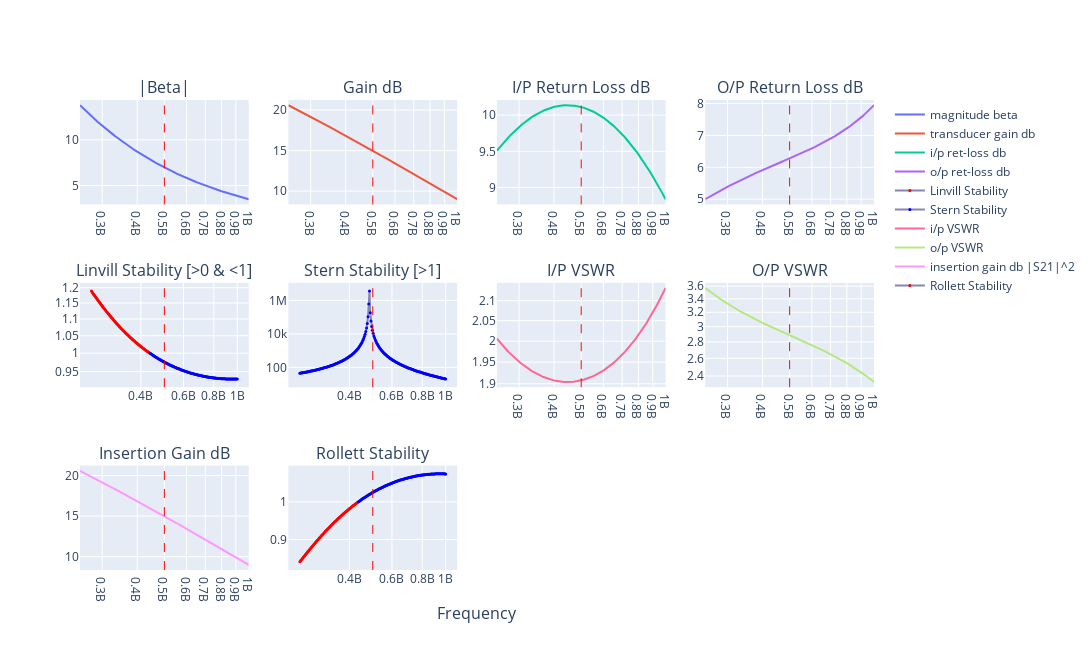

Here is the notebook cell this chart was saved with:
### Markdown cell above
# 2SC2498 - Feedback Amplifier

Work-in-progress - experimenting with filling out the Hybrid-Pi model...

### Code cell
import sys

sys.path.append("../../../lib")
from feedback import complex_fba

%matplotlib inline
%config InlineBackend.figure_format = 'svg'

# 2SC2498 - file:///home/bev/Documents/Radio/DataSheets/BJTs/2SC2498.pdf
eL = 1.75
eC = 0.2
n = complex_fba(
    F_mhz=500,  # 25,
    FT_mhz=3500,
    B0=80,
    Ie_mA=10,
    Rbp=1.0,
    Re=0,
    extLe_nH=eL,
    extLb_nH=eL,
    extLc_nH=eL,
    extCin_pF=eC,
    extCout_pF=eC,
    extCrev_pF=eC,
    Ccb_pF=0.95,
    Cce_pF=0.2,
    Cf_pF=100000,
    Lf_nH=0,
    Rf=51000,
    ZS_real=50,
    ZS_imag=0,
    ZL_real=50,
    ZL_imag=0,
    N=1,
    from_mhz=250,
    to_mhz=1000,
)
# print(n)
n.write_touchstone(
    "2SC2498_CE_Ie10mA_nbgen",
    dir="/home/bev/Documents/Radio/QUCS-S/Studies/0010_S_Touchtone_lib",
)

### Figure 1 — Plotly figure (JSON) as saved in the notebook; plotly's stock layout.template omitted (floating-point values rounded to 4 significant figures; data arrays with more than 128 entries replaced by an {"elided": "..."} marker saying what was removed)
{"data": [{"name": "magnitude beta", "type": "scatter", "x": {"elided": "200 float values"}, "xaxis": "x", "y": {"elided": "200 float values"}, "yaxis": "y"}, {"name": "transducer gain db", "type": "scatter", "x": {"elided": "200 float values"}, "xaxis": "x2", "y": {"elided": "200 float values"}, "yaxis": "y2"}, {"name": "i/p ret-loss db", "type": "scatter", "x": {"elided": "200 float values"}, "xaxis": "x3", "y": {"elided": "200 float values"}, "yaxis": "y3"}, {"name": "o/p ret-loss db", "type": "scatter", "x": {"elided": "200 float values"}, "xaxis": "x4", "y": {"elided": "200 float values"}, "yaxis": "y4"}, {"line": {"color": "#8585b5"}, "marker": {"color": {"elided": "200 str values"}, "size": 3}, "mode": "markers+lines", "name": "Linvill Stability", "type": "scatter", "x": {"elided": "200 float values"}, "xaxis": "x5", "y": {"elided": "200 float values"}, "yaxis": "y5"}, {"line": {"color": "#8585b5"}, "marker": {"color": {"elided": "200 str values"}, "size": 3}, "mode": "markers+lines", "name": "Stern Stability", "type": "scatter", "x": {"elided": "200 float values"}, "xaxis": "x6", "y": {"elided": "200 float values"}, "yaxis": "y6"}, {"name": "i/p VSWR", "type": "scatter", "x": {"elided": "200 float values"}, "xaxis": "x7", "y": {"elided": "200 float values"}, "yaxis": "y7"}, {"name": "o/p VSWR", "type": "scatter", "x": {"elided": "200 float values"}, "xaxis": "x8", "y": {"elided": "200 float values"}, "yaxis": "y8"}, {"name": "insertion gain db |S21|^2", "type": "scatter", "x": {"elided": "200 float values"}, "xaxis": "x9", "y": {"elided": "200 float values"}, "yaxis": "y9"}, {"line": {"color": "#8585b5"}, "marker": {"color": {"elided": "200 str values"}, "size": 3}, "mode": "markers+lines", "name": "Rollett Stability", "type": "scatter", "x": {"elided": "200 float values"}, "xaxis": "x10", "y": {"elided": "200 float values"}, "yaxis": "y10"}], "layout": {"annotations": [{"font": {"size": 16}, "showarrow": false, "text": "|Beta|", "x": 0.1062, "xanchor": "center", "xref": "paper", "y": 1, "yanchor": "bottom", "yref": "paper"}, {"font": {"size": 16}, "showarrow": false, "text": "Gain dB", "x": 0.3688, "xanchor": "center", "xref": "paper", "y": 1, "yanchor": "bottom", "yref": "paper"}, {"font": {"size": 16}, "showarrow": false, "text": "I/P Return Loss dB", "x": 0.6313, "xanchor": "center", "xref": "paper", "y": 1, "yanchor": "bottom", "yref": "paper"}, {"font": {"size": 16}, "showarrow": false, "text": "O/P Return Loss dB", "x": 0.8938, "xanchor": "center", "xref": "paper", "y": 1, "yanchor": "bottom", "yref": "paper"}, {"font": {"size": 16}, "showarrow": false, "text": "Linvill Stability [>0 & <1]", "x": 0.1062, "xanchor": "center", "xref": "paper", "y": 0.6111, "yanchor": "bottom", "yref": "paper"}, {"font": {"size": 16}, "showarrow": false, "text": "Stern Stability [>1]", "x": 0.3688, "xanchor": "center", "xref": "paper", "y": 0.6111, "yanchor": "bottom", "yref": "paper"}, {"font": {"size": 16}, "showarrow": false, "text": "I/P VSWR", "x": 0.6313, "xanchor": "center", "xref": "paper", "y": 0.6111, "yanchor": "bottom", "yref": "paper"}, {"font": {"size": 16}, "showarrow": false, "text": "O/P VSWR", "x": 0.8938, "xanchor": "center", "xref": "paper", "y": 0.6111, "yanchor": "bottom", "yref": "paper"}, {"font": {"size": 16}, "showarrow": false, "text": "Insertion Gain dB", "x": 0.1062, "xanchor": "center", "xref": "paper", "y": 0.2222, "yanchor": "bottom", "yref": "paper"}, {"font": {"size": 16}, "showarrow": false, "text": "Rollett Stability", "x": 0.3688, "xanchor": "center", "xref": "paper", "y": 0.2222, "yanchor": "bottom", "yref": "paper"}, {"font": {"size": 16}, "showarrow": false, "text": "Frequency", "x": 0.5, "xanchor": "center", "xref": "paper", "y": 0, "yanchor": "top", "yref": "paper", "yshift": -30}], "height": 650, "shapes": [{"line": {"color": "red", "dash": "dash", "width": 1}, "type": "line", "x0": 500000000, "x1": 500000000, "xref": "x", "y0": 0, "y1": 1, "yref": "y domain"}, {"line": {"color": "red", "dash": "dash", "width": 1}, "type": "line", "x0": 500000000, "x1": 500000000, "xref": "x2", "y0": 0, "y1": 1, "yref": "y2 domain"}, {"line": {"color": "red", "dash": "dash", "width": 1}, "type": "line", "x0": 500000000, "x1": 500000000, "xref": "x3", "y0": 0, "y1": 1, "yref": "y3 domain"}, {"line": {"color": "red", "dash": "dash", "width": 1}, "type": "line", "x0": 500000000, "x1": 500000000, "xref": "x4", "y0": 0, "y1": 1, "yref": "y4 domain"}, {"line": {"color": "red", "dash": "dash", "width": 1}, "type": "line", "x0": 500000000, "x1": 500000000, "xref": "x5", "y0": 0, "y1": 1, "yref": "y5 domain"}, {"line": {"color": "red", "dash": "dash", "width": 1}, "type": "line", "x0": 500000000, "x1": 500000000, "xref": "x6", "y0": 0, "y1": 1, "yref": "y6 domain"}, {"line": {"color": "red", "dash": "dash", "width": 1}, "type": "line", "x0": 500000000, "x1": 500000000, "xref": "x7", "y0": 0, "y1": 1, "yref": "y7 domain"}, {"line": {"color": "red", "dash": "dash", "width": 1}, "type": "line", "x0": 500000000, "x1": 500000000, "xref": "x8", "y0": 0, "y1": 1, "yref": "y8 domain"}, {"line": {"color": "red", "dash": "dash", "width": 1}, "type": "line", "x0": 500000000, "x1": 500000000, "xref": "x9", "y0": 0, "y1": 1, "yref": "y9 domain"}, {"line": {"color": "red", "dash": "dash", "width": 1}, "type": "line", "x0": 500000000, "x1": 500000000, "xref": "x10", "y0": 0, "y1": 1, "yref": "y10 domain"}], "width": 1400, "xaxis": {"anchor": "y", "autorange": true, "domain": [0, 0.2125], "range": [8.398, 9.0], "type": "log"}, "xaxis10": {"anchor": "y10", "autorange": true, "domain": [0.2625, 0.475], "range": [8.355, 9.043], "type": "log"}, "xaxis11": {"anchor": "y11", "domain": [0.525, 0.7375], "type": "log"}, "xaxis12": {"anchor": "y12", "domain": [0.7875, 1], "type": "log"}, "xaxis2": {"anchor": "y2", "autorange": true, "domain": [0.2625, 0.475], "range": [8.398, 9.0], "type": "log"}, "xaxis3": {"anchor": "y3", "autorange": true, "domain": [0.525, 0.7375], "range": [8.398, 9.0], "type": "log"}, "xaxis4": {"anchor": "y4", "autorange": true, "domain": [0.7875, 1], "range": [8.398, 9.0], "type": "log"}, "xaxis5": {"anchor": "y5", "autorange": true, "domain": [0, 0.2125], "range": [8.355, 9.043], "type": "log"}, "xaxis6": {"anchor": "y6", "autorange": true, "domain": [0.2625, 0.475], "range": [8.355, 9.043], "type": "log"}, "xaxis7": {"anchor": "y7", "autorange": true, "domain": [0.525, 0.7375], "range": [8.398, 9.0], "type": "log"}, "xaxis8": {"anchor": "y8", "autorange": true, "domain": [0.7875, 1], "range": [8.398, 9.0], "type": "log"}, "xaxis9": {"anchor": "y9", "autorange": true, "domain": [0, 0.2125], "range": [8.398, 9.0], "type": "log"}, "yaxis": {"anchor": "x", "autorange": true, "domain": [0.7778, 1], "range": [2.925, 14.36], "type": "linear"}, "yaxis10": {"anchor": "x10", "autorange": true, "domain": [0, 0.2222], "range": [0.8193, 1.096], "type": "linear"}, "yaxis11": {"anchor": "x11", "domain": [0, 0.2222]}, "yaxis12": {"anchor": "x12", "domain": [0, 0.2222]}, "yaxis2": {"anchor": "x2", "autorange": true, "domain": [0.7778, 1], "range": [8.361, 21.23], "type": "linear"}, "yaxis3": {"anchor": "x3", "autorange": true, "domain": [0.7778, 1], "range": [8.765, 10.21], "type": "linear"}, "yaxis4": {"anchor": "x4", "autorange": true, "domain": [0.7778, 1], "range": [4.835, 8.112], "type": "linear"}, "yaxis5": {"anchor": "x5", "autorange": true, "domain": [0.3889, 0.6111], "range": [-0.0411, 0.0851], "type": "log"}, "yaxis6": {"anchor": "x6", "autorange": true, "domain": [0.3889, 0.6111], "range": [0.8221, 7.048], "type": "log"}, "yaxis7": {"anchor": "x7", "autorange": true, "domain": [0.3889, 0.6111], "range": [0.2769, 0.3316], "type": "log"}, "yaxis8": {"anchor": "x8", "autorange": true, "domain": [0.3889, 0.6111], "range": [0.3583, 0.563], "type": "log"}, "yaxis9": {"anchor": "x9", "autorange": true, "domain": [0, 0.2222], "range": [8.361, 21.23], "type": "linear"}}}
